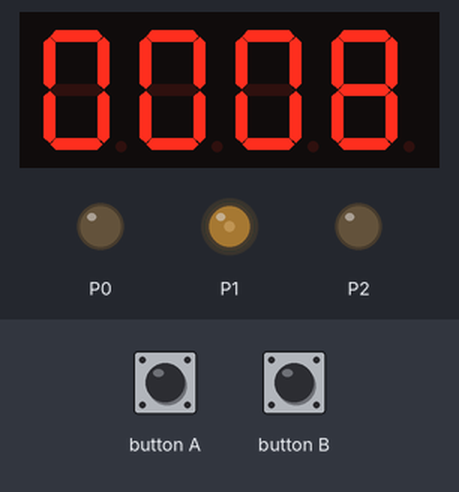
Recording of a program running on a simulated BBC micro:bit (MakeCode). Shown: 4-digit seven-segment display, output pins drawn as LEDs (lit = HIGH). The inputs (shaded band) are chosen by the test bench.

Above: at 1.2 s.
1.3 s: button B pressed for 1.25 s
At 2.6 s:
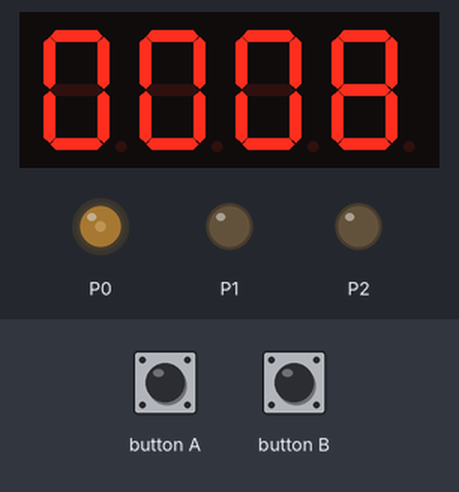
4.5 s: button A pressed for 1.25 s
At 9.6 s:
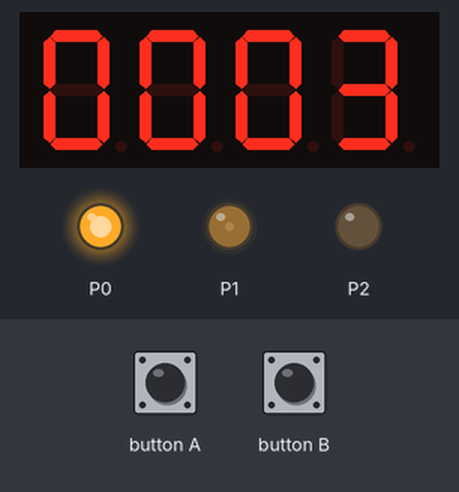
9.8 s: button A pressed for 3.2 s
At 12.5 s:
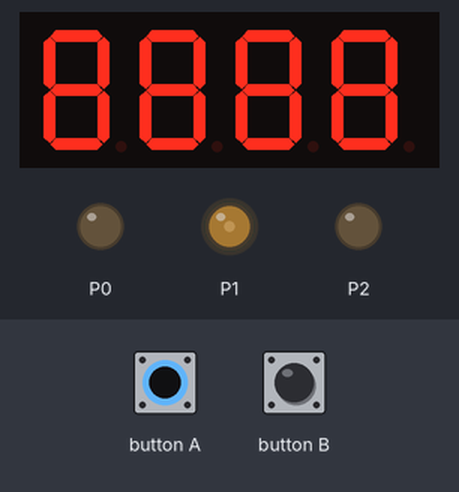
Timing chart, 0 to 19.9 s (numbered marks = the images above; inputs shaded):
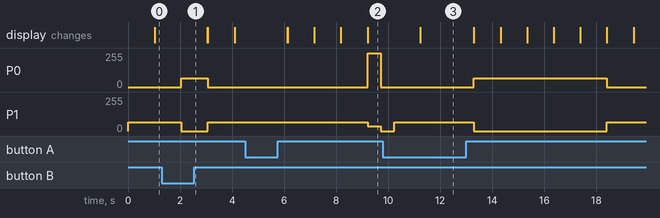

The program:

main.ts
```typescript
function 红灯 () {
    亮灯(255, 0, 0, 1)
}
function 黄灯 () {
    亮灯(1023, 150, 0, 0.5)
    亮灯(0, 0, 0, 0.5)
}
function 绿灯 () {
    亮灯(0, 255, 0, 1)
}
function 亮灯 (红色: number, 绿色: number, 蓝色: number, 秒数: number) {
    pins.analogWritePin(AnalogPin.P0, 红色)
    pins.analogWritePin(AnalogPin.P1, 绿色)
    pins.analogWritePin(AnalogPin.P2, 蓝色)
    basic.pause(秒数 * 1000)
}
let 亮灯时间 = 0
let tm = TM1637.create(
DigitalPin.P10,
DigitalPin.P11,
7,
4
)
let 时间 = 18
basic.forever(function () {
    if (input.buttonIsPressed(Button.A)) {
        绿灯()
        tm.showNumber(8888)
    } else if (input.buttonIsPressed(Button.B)) {
        红灯()
        tm.showNumber(9999)
    } else {
        if (时间 > 9) {
            亮灯时间 = 时间 - 9
            tm.showNumber(亮灯时间)
            绿灯()
        } else if (时间 <= 9 && 时间 > 6) {
            亮灯时间 = 时间 - 6
            tm.showNumber(亮灯时间)
            黄灯()
        } else {
            亮灯时间 = 时间 - 0
            tm.showNumber(亮灯时间)
            红灯()
        }
    }
    时间 += -1
    if (时间 <= 0) {
        时间 = 18
    }
})
```

test.ts
```typescript
// 在此处测试；当此软件包作为插件使用时，将不会编译此软件包。
```

Measured:
- after the input at 1.3 s, P0: 0/255 → 64/255 after 0.75 s, → 0/255 1.0 s later; P1: 64/255 → 0/255 after 0.75 s, → 64/255 1.0 s later
